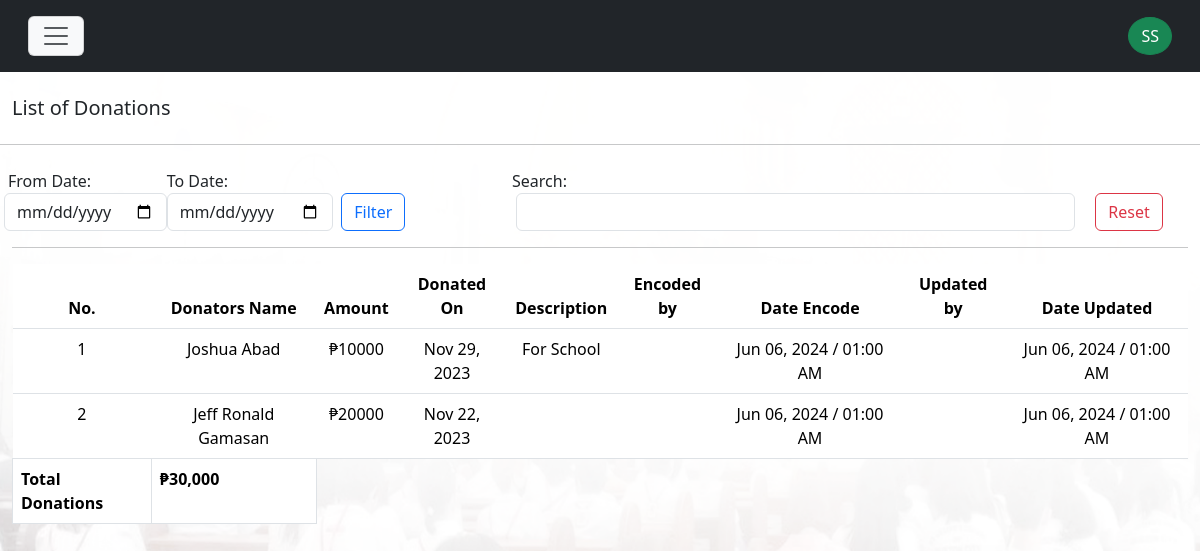
The page /scred_heart/super_admin/donation.php (signed in) on the database as committed earlier.
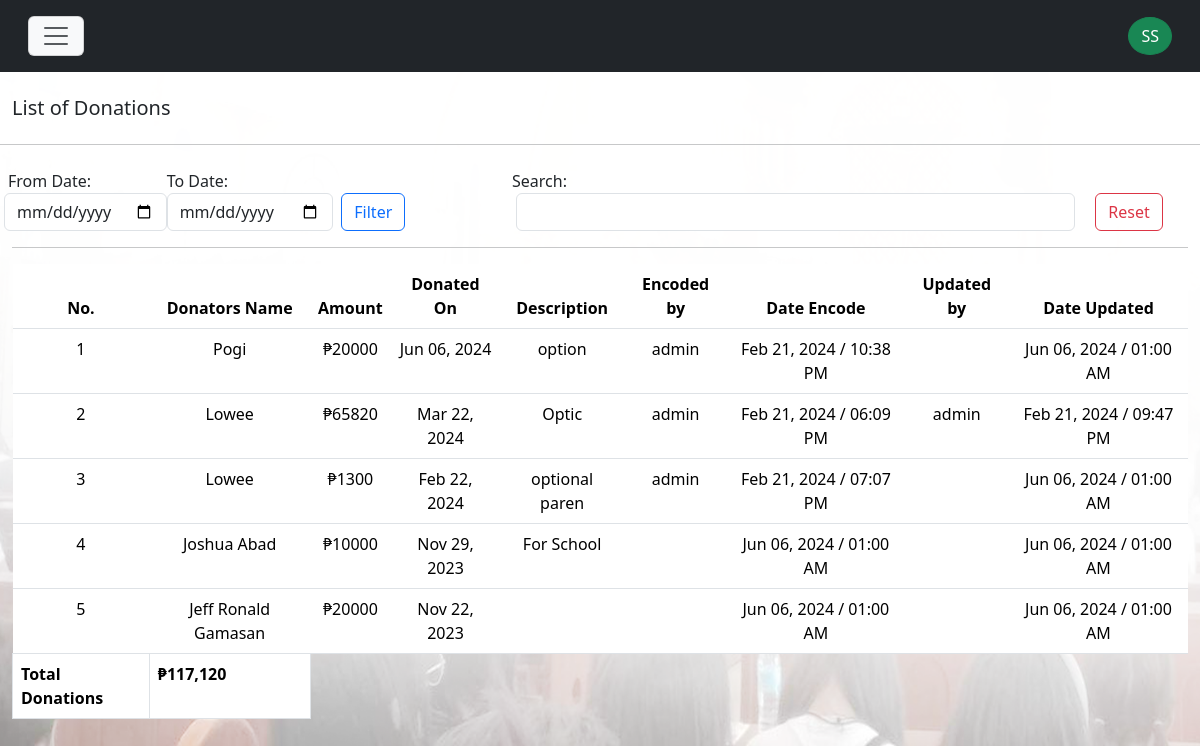
The same page on the database as committed later.
### tables this page shows
CREATE TABLE `tbl_donate` (
  `donate_id` int(11) NOT NULL,
  `donate_name` varchar(255) DEFAULT NULL,
  `donate_amount` varchar(255) DEFAULT NULL,
  `donate_on` varchar(255) DEFAULT NULL,
  `donate_description` longtext DEFAULT NULL,
  `encoded_by` varchar(255) DEFAULT NULL,
  `date_encoded` varchar(255) DEFAULT NULL,
  `date_updated` varchar(255) DEFAULT NULL,
  `edited_by` varchar(255) DEFAULT NULL
);

### scred_heart/inc/sessions.php (called while the page is built, shortened)
<?php
$user_id = $_SESSION["user_id"];
$first_name = $_SESSION["first_name"];
$last_name = $_SESSION["last_name"];
	if (isset($user_id)) {
		$first_initials = substr($first_name, 0,1);
		$last_initials = substr($last_name, 0,1);
		$initials = $first_initials . $last_initials;
	}else{
		header("location: logout");
	}
?>

### scred_heart/inc/functions.php (called while the page is built, shortened)
<?php
include("conn.php");
$stbl_donate_view = "SELECT *, donate_amount AS total_amount FROM tbl_donate ORDER BY donate_on DESC";
$stbl_donate_list = $conn->query($stbl_donate_view) or die($conn->error);
?>

### scred_heart/super_admin/donation.php (the view, shortened to what this page needs)
<?php
require_once "../inc/sessions.php";
require_once "../inc/functions.php";
?>
<!DOCTYPE html>
<html lang="en">
<?php require_once "template-parts/head.php"; ?>
<body>
<?php
require_once "template-parts/navLogin.php";
?>
<section id="donations">
<div class="container-fluid mt-5">
<div class="row">
<div class="col-md-12 mt-5">
<h5 class="">List of Donations</h5>
</div>
</div>
</div>
<hr>
<div class="container-fluid">
<div class="row mb-md-3 mb-2">
<div class="col-md-5 mb-md-0 mb-3">
	<div class="row mt-2">
			<div class="col-md-4 ps-1 pe-0">
			<label class="ms-1">From Date:</label>
			<input type="date" class="form-control" name="sdonate_from_date" id="sdonate_from_date">
		</div>
		<div class="col-md-4 ps-md-0 ps-1 ps pe-0">
			<label>To Date:</label>
			<input type="date" class="form-control" name="sdonate_to_date" id="sdonate_to_date">
		</div>
		<div class="col-md-4 p-0 mt-4">
			<input type="button" name="sdonate_filter" id="sdonate_filter" class="btn ms-md-2 ms-0 btn-outline-primary" value="Filter">
		</div>
	</div>
</div>
<div class="col-md-7">
<div class="row">
<div class="col-md-12">
	<label class="mt-2">Search:</label>
</div>
</div>
<div class="row">
	<div class="col-md-10">
		<input type="search" id="sgetDonations" class="form-control ms-1 me-2 sgetDonationClass">
	</div>
	<div class="col-md-2">
		<a href="donation" class="mt-md-0 mt-2 text-end text-md-start btn btn-outline-danger" type="bu tton">Reset</a>
	</div>
</div>
</div>
</div>
<hr>
<div class="row">
<div class="col-md-12">
<div class="table-responsive">
<div id="super_showDonationsData">
<table class="table table-hover" id="table-donate">
<thead>
<tr class="text-center">
<th>No.</th>
<th>Donators Name</th>
<th>Amount</th>
<th>Donated On</th>
<th>Description</th>
<th>Encoded by</th>
<th>Date Encode</th>
<th>Updated by</th>
<th>Date Updated</th>
</tr>
</thead>
<tbody>
<?php
	$ctr = 1;
	$peso_sign = "\xE2\x82\xB1";
	$total_amount = 0;
	while ($row_donate = $stbl_donate_list->fetch_assoc()) {
$originalStartTime = $row_donate["donate_on"];
$dateStartTime = new DateTime($originalStartTime);
$formatDateStartTime = $dateStartTime->format("M d, Y");
$origDateEncoded = $row_donate["date_encoded"];
$origDateTime = new DateTime($origDateEncoded);
$dateEncode = $origDateTime->format("M d, Y / h:i A");
$origUpdateDate = $row_donate["date_updated"];
$origUpdateDateTime = new DateTime($origUpdateDate);
$dateUpdate = $origUpdateDateTime->format("M d, Y / h:i A");
$total_amount += $row_donate["donate_amount"]
?>
<tr class="text-center">
<td><?= $ctr; ?></td>
<td><?= $row_donate["donate_name"]; ?></td>
<td><?= $peso_sign.$row_donate["donate_amount"]; ?></td>
<td><?= $formatDateStartTime; ?></td>
<td><?= $row_donate["donate_description"]; ?></td>
<td><?= $row_donate["encoded_by"] ?></td>
<td><?= $dateEncode; ?></td>
<td><?= $row_donate["edited_by"]; ?></td>
<td><?= $dateUpdate ?></td>
</tr>
<?php
	$ctr++;
	}
?>
<tr>
	<th class="border">Total Donations</th>
	<td class="border fw-bolder">
	<?php
		echo $peso_sign.number_format($total_amount);
	?>
	</td>
</tr>
</tbody>
</table>
</div>
</div>
</div>
</div>
</div>
</section>
</body>
</html>

### scred_heart/super_admin/template-parts/head.php (shortened to what this page needs)
<head>
	<link rel="stylesheet" type="text/css" href="../css/bootstrap.min.css">
	<link rel="stylesheet" type="text/css" href="css/custom.css">
	<link rel="stylesheet" type="text/css" href="../css/aos.css">
	<link rel="stylesheet" type="text/css" href="../css/animate.css">
	<link rel="stylesheet" type="text/css" href="../css/sweetalert2.min.css">
	<link rel="stylesheet" type="text/css" href="https://cdnjs.cloudflare.com/ajax/libs/font-awesome/6.4.2/css/all.min.css">
</head>

### scred_heart/super_admin/template-parts/navLogin.php (shortened to what this page needs)
<nav class="navbar bg-dark text-light fixed-top p-md-3 p-2">
	<div class="container-fluid">
		<button class="navbar-toggler d-flex bg-light" type="button" data-bs-toggle="offcanvas" data-bs-target="#offcanvasDarkNavbar" aria-controls="offcanvasDarkNavbar">
      <span class="navbar-toggler-icon"></span>
    </button>
    <span class="btn btn-success" style="border-radius: 50%;"><?= $initials; ?></span>
	</div>
</nav>

### scred_heart/super_admin/css/custom.css (style rules this page uses)
:root { --sofia: "Sofia", sans-serif; --arial: Arial; --tang: "Tangerine", serif; --Comic: "Comic Sans MS", cursive, sans-serif; --Roman: times new roman; --cursive: cursive; --bgGradient: linear-gradient(132deg, rgb(0,0,0), #8d8686); --yellowish: #a0e11f; --maroon: rgba(230,16,16,0.85); --blackish: rgba(0,0,0,0.71); --verdigis: #50a2a7; --divBackground: rgba(22, 22, 21, .6); --menuBackground: rgba(192, 146, 49, .8); --whiteBackground: rgba(251, 244, 248, .9); --stroke: rgb(19, 20, 21) 4px 0px 0px, rgb(19, 20, 21) 3.87565px 0.989616px 0px, rgb(19, 20, 21) 3.51033px 1.9177px 0px, rgb(19, 20, 21) 2.92676px 2.72656px 0px, rgb(19, 20, 21) 2.16121px 3.36588px 0px, rgb(19, 20, 21) 1.26129px 3.79594px 0px, rgb(19, 20, 21) 0.282949px 3.98998px 0px, rgb(19, 20, 21) -0.712984px 3.93594px 0px, rgb(19, 20, 21) -1.66459px 3.63719px 0px, rgb(19, 20, 21) -2.51269px 3.11229px 0px, rgb(19, 20, 21) -3.20457px 2.39389px 0px, rgb(19, 20, 21) -3.69721px 1.52664px 0px, rgb(19, 20, 21) -3.95997px 0.56448px 0px, rgb(19, 20, 21) -3.97652px -0.432781px 0px, rgb(19, 20, 21) -3.74583px -1.40313px 0px, rgb(19, 20, 21) -3.28224px -2.28625px 0px, rgb(19, 20, 21) -2.61457px -3.02721px 0px, rgb(19, 20, 21) -1.78435px -3.57996px 0px, rgb(19, 20, 21) -0.843183px -3.91012px 0px, rgb(19, 20, 21) 0.150409px -3.99717px 0px, rgb(19, 20, 21) 1.13465px -3.8357px 0px, rgb(19, 20, 21) 2.04834px -3.43574px 0px, rgb(19, 20, 21) 2.83468px -2.82216px 0px, rgb(19, 20, 21) 3.44477px -2.03312px 0px, rgb(19, 20, 21) 3.84068px -1.11766px 0px, rgb(19, 20, 21) 3.9978px -0.132717px 0px;; }
html,body { margin: 0; padding: 0; max-width: 100%; scroll-behavior: smooth; box-sizing: border-box; }
nav { z-index: 99 !important; }

Rows that differ between the two databases and show on the page:
added tbl_donate: donate_name "Pogi", donate_amount "20000", donate_on "Jun 06, 2024", donate_description "option", encoded_by "admin", date_encoded "Feb 21, 2024 / 10:38 PM", dateUpdate "Jun 06, 2024 / 01:00 AM"
added tbl_donate: donate_name "Lowee", donate_amount "65820", donate_on "Mar 22, 2024", donate_description "Optic", encoded_by "admin", date_encoded "Feb 21, 2024 / 06:09 PM", edited_by "admin", date_updated "Feb 21, 2024 / 09:47 PM"
added tbl_donate: donate_name "Lowee", donate_amount "1300", donate_on "Feb 22, 2024", donate_description "optional paren", encoded_by "admin", date_encoded "Feb 21, 2024 / 07:07 PM", dateUpdate "Jun 06, 2024 / 01:00 AM"
Other text that changed with them:
$total_amount: "30,000" → "117,120"
